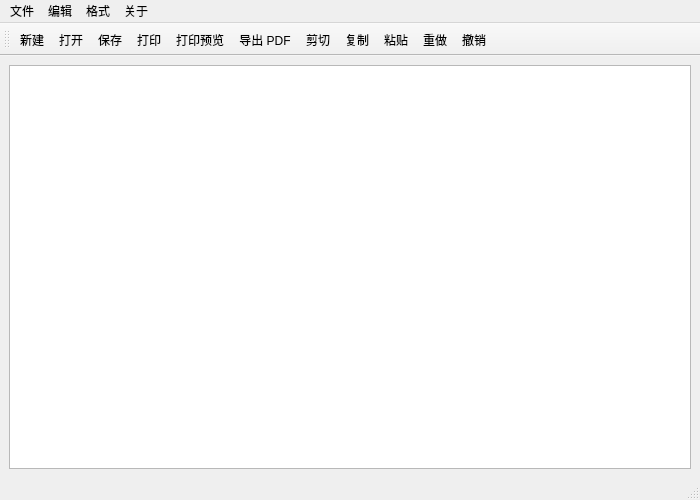
<?xml version="1.0" encoding="UTF-8"?>
<ui version="4.0">
 <class>MainWindow</class>
 <widget class="QMainWindow" name="MainWindow">
  <property name="geometry">
   <rect>
    <x>0</x>
    <y>0</y>
    <width>700</width>
    <height>500</height>
   </rect>
  </property>
  <property name="windowTitle">
   <string>NotePad App</string>
  </property>
  <widget class="QWidget" name="centralwidget">
   <layout class="QHBoxLayout" name="horizontalLayout">
    <item>
     <widget class="QTextEdit" name="textEdit"/>
    </item>
   </layout>
  </widget>
  <widget class="QMenuBar" name="menubar">
   <property name="geometry">
    <rect>
     <x>0</x>
     <y>0</y>
     <width>700</width>
     <height>33</height>
    </rect>
   </property>
   <widget class="QMenu" name="menuFIle">
    <property name="title">
     <string>文件</string>
    </property>
    <addaction name="actionNew"/>
    <addaction name="actionOpen"/>
    <addaction name="actionSave"/>
    <addaction name="separator"/>
    <addaction name="actionPrint"/>
    <addaction name="actionPrint_Preview"/>
    <addaction name="actionExport_PDF"/>
    <addaction name="separator"/>
    <addaction name="actionQuite"/>
   </widget>
   <widget class="QMenu" name="menuEdit">
    <property name="title">
     <string>编辑</string>
    </property>
    <addaction name="actionUndo"/>
    <addaction name="actionRedo"/>
    <addaction name="separator"/>
    <addaction name="actionCut"/>
    <addaction name="actionCopy"/>
    <addaction name="actionPaste"/>
   </widget>
   <widget class="QMenu" name="menuFormat">
    <property name="title">
     <string>格式</string>
    </property>
    <addaction name="actionBold"/>
    <addaction name="actionItalic"/>
    <addaction name="actionUnderline"/>
    <addaction name="separator"/>
    <addaction name="actionLeft"/>
    <addaction name="actionRight"/>
    <addaction name="actionCenter"/>
    <addaction name="actionJustify"/>
    <addaction name="separator"/>
    <addaction name="actionFont"/>
    <addaction name="actionColor"/>
   </widget>
   <widget class="QMenu" name="menuAbout">
    <property name="title">
     <string>关于</string>
    </property>
    <addaction name="actionAbout_App"/>
   </widget>
   <addaction name="menuFIle"/>
   <addaction name="menuEdit"/>
   <addaction name="menuFormat"/>
   <addaction name="menuAbout"/>
  </widget>
  <widget class="QStatusBar" name="statusbar"/>
  <widget class="QToolBar" name="toolBar">
   <property name="windowTitle">
    <string>toolBar</string>
   </property>
   <attribute name="toolBarArea">
    <enum>TopToolBarArea</enum>
   </attribute>
   <attribute name="toolBarBreak">
    <bool>false</bool>
   </attribute>
   <addaction name="actionNew"/>
   <addaction name="actionOpen"/>
   <addaction name="actionSave"/>
   <addaction name="actionPrint"/>
   <addaction name="actionPrint_Preview"/>
   <addaction name="actionExport_PDF"/>
   <addaction name="actionCut"/>
   <addaction name="actionCopy"/>
   <addaction name="actionPaste"/>
   <addaction name="actionRedo"/>
   <addaction name="actionUndo"/>
  </widget>
  <action name="actionNew">
   <property name="icon">
    <iconset resource="images/images.qrc">
     <normaloff>:/images/新建.png</normaloff>:/images/新建.png</iconset>
   </property>
   <property name="text">
    <string>新建</string>
   </property>
   <property name="shortcut">
    <string>Ctrl+N</string>
   </property>
  </action>
  <action name="actionOpen">
   <property name="icon">
    <iconset resource="images/images.qrc">
     <normaloff>:/images/打开.png</normaloff>:/images/打开.png</iconset>
   </property>
   <property name="text">
    <string>打开</string>
   </property>
   <property name="shortcut">
    <string>Ctrl+O</string>
   </property>
  </action>
  <action name="actionSave">
   <property name="icon">
    <iconset resource="images/images.qrc">
     <normaloff>:/images/保存.png</normaloff>:/images/保存.png</iconset>
   </property>
   <property name="text">
    <string>保存</string>
   </property>
   <property name="shortcut">
    <string>Ctrl+S</string>
   </property>
  </action>
  <action name="actionPrint">
   <property name="icon">
    <iconset resource="images/images.qrc">
     <normaloff>:/images/打印.png</normaloff>:/images/打印.png</iconset>
   </property>
   <property name="text">
    <string>打印</string>
   </property>
   <property name="shortcut">
    <string>Ctrl+P</string>
   </property>
  </action>
  <action name="actionPrint_Preview">
   <property name="icon">
    <iconset resource="images/images.qrc">
     <normaloff>:/images/打印预览.png</normaloff>:/images/打印预览.png</iconset>
   </property>
   <property name="text">
    <string>打印预览</string>
   </property>
   <property name="shortcut">
    <string>Ctrl+Shift+P</string>
   </property>
  </action>
  <action name="actionExport_PDF">
   <property name="icon">
    <iconset resource="images/images.qrc">
     <normaloff>:/images/pdf文件.png</normaloff>:/images/pdf文件.png</iconset>
   </property>
   <property name="text">
    <string>导出 PDF</string>
   </property>
   <property name="shortcut">
    <string>Ctrl+E</string>
   </property>
  </action>
  <action name="actionQuite">
   <property name="icon">
    <iconset resource="images/images.qrc">
     <normaloff>:/images/退出.png</normaloff>:/images/退出.png</iconset>
   </property>
   <property name="text">
    <string>退出</string>
   </property>
   <property name="shortcut">
    <string>Ctrl+Q</string>
   </property>
  </action>
  <action name="actionUndo">
   <property name="icon">
    <iconset resource="images/images.qrc">
     <normaloff>:/images/撤销.png</normaloff>:/images/撤销.png</iconset>
   </property>
   <property name="text">
    <string>撤销</string>
   </property>
   <property name="shortcut">
    <string>Ctrl+Z</string>
   </property>
  </action>
  <action name="actionRedo">
   <property name="icon">
    <iconset resource="images/images.qrc">
     <normaloff>:/images/重做.png</normaloff>:/images/重做.png</iconset>
   </property>
   <property name="text">
    <string>重做</string>
   </property>
   <property name="shortcut">
    <string>Ctrl+Y</string>
   </property>
  </action>
  <action name="actionCut">
   <property name="icon">
    <iconset resource="images/images.qrc">
     <normaloff>:/images/剪切.png</normaloff>:/images/剪切.png</iconset>
   </property>
   <property name="text">
    <string>剪切</string>
   </property>
   <property name="shortcut">
    <string>Ctrl+X</string>
   </property>
  </action>
  <action name="actionCopy">
   <property name="icon">
    <iconset resource="images/images.qrc">
     <normaloff>:/images/复制.png</normaloff>:/images/复制.png</iconset>
   </property>
   <property name="text">
    <string>复制</string>
   </property>
   <property name="shortcut">
    <string>Ctrl+C</string>
   </property>
  </action>
  <action name="actionPaste">
   <property name="icon">
    <iconset resource="images/images.qrc">
     <normaloff>:/images/粘贴.png</normaloff>:/images/粘贴.png</iconset>
   </property>
   <property name="text">
    <string>粘贴</string>
   </property>
   <property name="shortcut">
    <string>Ctrl+V</string>
   </property>
  </action>
  <action name="actionBold">
   <property name="icon">
    <iconset resource="images/images.qrc">
     <normaloff>:/images/加粗.png</normaloff>:/images/加粗.png</iconset>
   </property>
   <property name="text">
    <string>粗体</string>
   </property>
   <property name="shortcut">
    <string>Ctrl+B</string>
   </property>
  </action>
  <action name="actionItalic">
   <property name="icon">
    <iconset resource="images/images.qrc">
     <normaloff>:/images/斜体.png</normaloff>:/images/斜体.png</iconset>
   </property>
   <property name="text">
    <string>斜体</string>
   </property>
   <property name="shortcut">
    <string>Ctrl+I</string>
   </property>
  </action>
  <action name="actionUnderline">
   <property name="icon">
    <iconset resource="images/images.qrc">
     <normaloff>:/images/下划线.png</normaloff>:/images/下划线.png</iconset>
   </property>
   <property name="text">
    <string>下划线</string>
   </property>
   <property name="shortcut">
    <string>Ctrl+E</string>
   </property>
  </action>
  <action name="actionLeft">
   <property name="icon">
    <iconset resource="images/images.qrc">
     <normaloff>:/images/左对齐.png</normaloff>:/images/左对齐.png</iconset>
   </property>
   <property name="text">
    <string>左对齐</string>
   </property>
   <property name="shortcut">
    <string>Ctrl+L</string>
   </property>
  </action>
  <action name="actionRight">
   <property name="icon">
    <iconset resource="images/images.qrc">
     <normaloff>:/images/右对齐.png</normaloff>:/images/右对齐.png</iconset>
   </property>
   <property name="text">
    <string>右对齐</string>
   </property>
   <property name="shortcut">
    <string>Ctrl+R</string>
   </property>
  </action>
  <action name="actionCenter">
   <property name="icon">
    <iconset resource="images/images.qrc">
     <normaloff>:/images/居中对齐.png</normaloff>:/images/居中对齐.png</iconset>
   </property>
   <property name="text">
    <string>居中</string>
   </property>
   <property name="shortcut">
    <string>Ctrl+K</string>
   </property>
  </action>
  <action name="actionJustify">
   <property name="icon">
    <iconset resource="images/images.qrc">
     <normaloff>:/images/对齐.png</normaloff>:/images/对齐.png</iconset>
   </property>
   <property name="text">
    <string>对齐</string>
   </property>
   <property name="shortcut">
    <string>Ctrl+J</string>
   </property>
  </action>
  <action name="actionFont">
   <property name="icon">
    <iconset resource="images/images.qrc">
     <normaloff>:/images/字体.png</normaloff>:/images/字体.png</iconset>
   </property>
   <property name="text">
    <string>字体</string>
   </property>
  </action>
  <action name="actionColor">
   <property name="icon">
    <iconset resource="images/images.qrc">
     <normaloff>:/images/颜色.png</normaloff>:/images/颜色.png</iconset>
   </property>
   <property name="text">
    <string>颜色</string>
   </property>
  </action>
  <action name="actionAbout_App">
   <property name="icon">
    <iconset resource="images/images.qrc">
     <normaloff>:/images/关于.png</normaloff>:/images/关于.png</iconset>
   </property>
   <property name="text">
    <string>关于应用</string>
   </property>
  </action>
 </widget>
 <resources>
  <include location="images/images.qrc"/>
 </resources>
 <connections/>
</ui>
